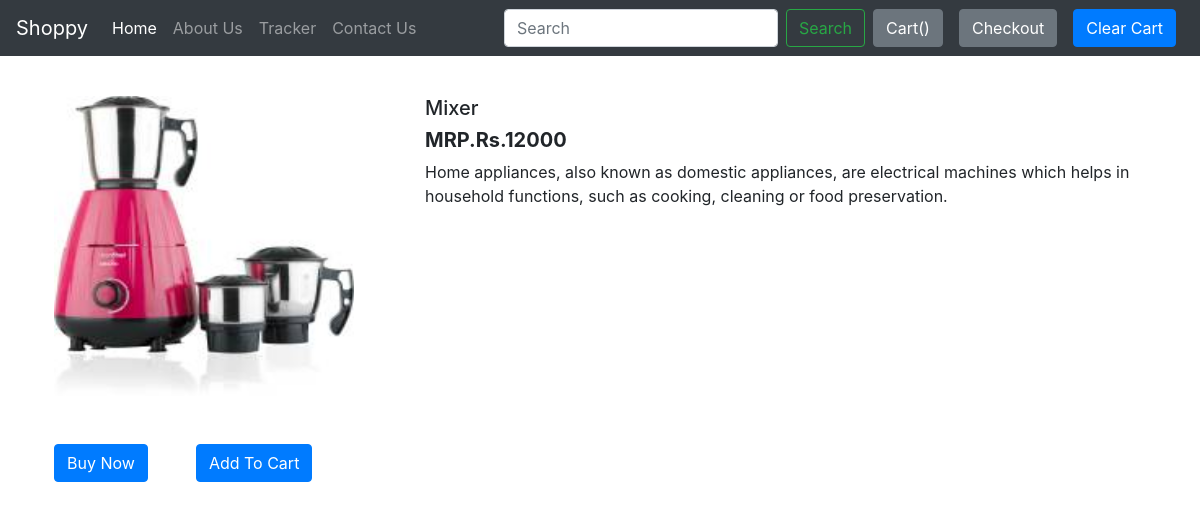
/shop/products/18, run on an earlier commit of the app's database.
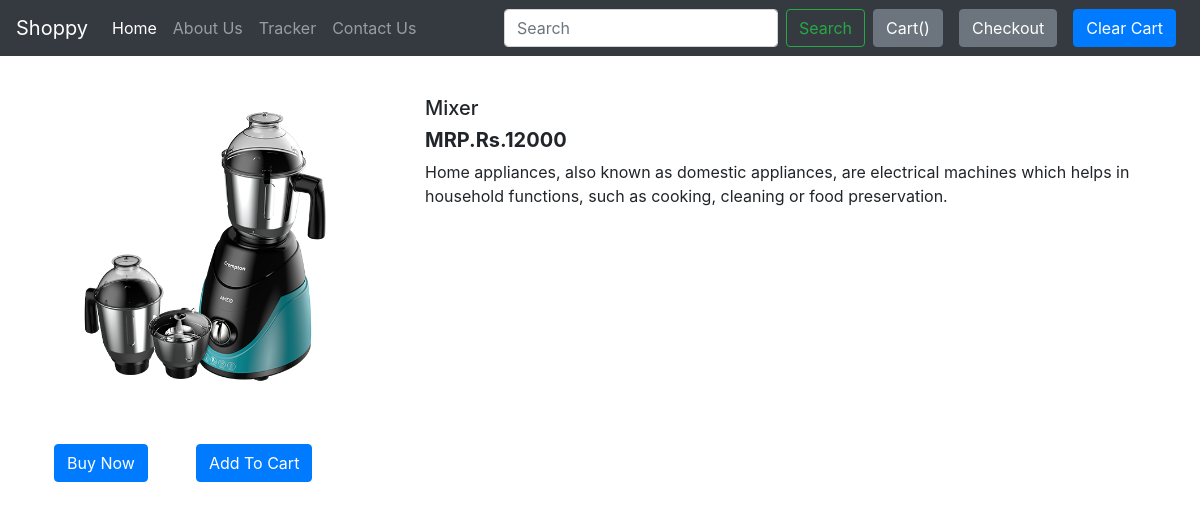
And on a later commit of the database.
### shop/models.py (models this page shows, shortened)
class Product(models.Model):
    product_id = models.AutoField
    product_name = models.CharField(max_length=50)
    category = models.CharField(max_length=50, default="")
    subcategory = models.CharField(max_length=50, default="")
    price = models.IntegerField(default=0)
    desc = models.CharField(max_length=3000)
    pub_date = models.DateField()
    image = models.ImageField(upload_to="shop/images", default="")

### shop/views.py (the view)
# urls.py: path("products/<int:myid>", views.productView, name="ProductView"),
def productView(request, myid):
    product = Product.objects.filter(id=myid)
    return render(request, 'shop/prodView.html', {'product': product[0]})

### shop/templates/shop/prodView.html (shortened to what this page needs)
{% extends 'shop/basic.html' %}
{% block body %}
<div class="container my-5 py-5">
    <div class="row">
        <div class="col-md-4">
            <div class="row">
            <img src="/media/{{product.image}}" width="300px" height="300px" class="mx-4">
            </div>
            <div class="row">
                <button class="btn btn-primary my-5 mx-4 mx-2">Buy Now</button>
                <button class="btn btn-primary my-5 mx-4 mx-2">Add To Cart</button>
            </div>
        </div>
        <div class="col-md-8">
            <h5>{{product.product_name}}</h5>
            <h5><b>MRP.Rs.{{product.price}}</b></h5>
            <p>{{product.desc}}</p>
        </div>
    </div>
</div>
{% endblock %}

What changed in the data, as far as the page shows it:
changed Product "Mixer": image: a different picture
